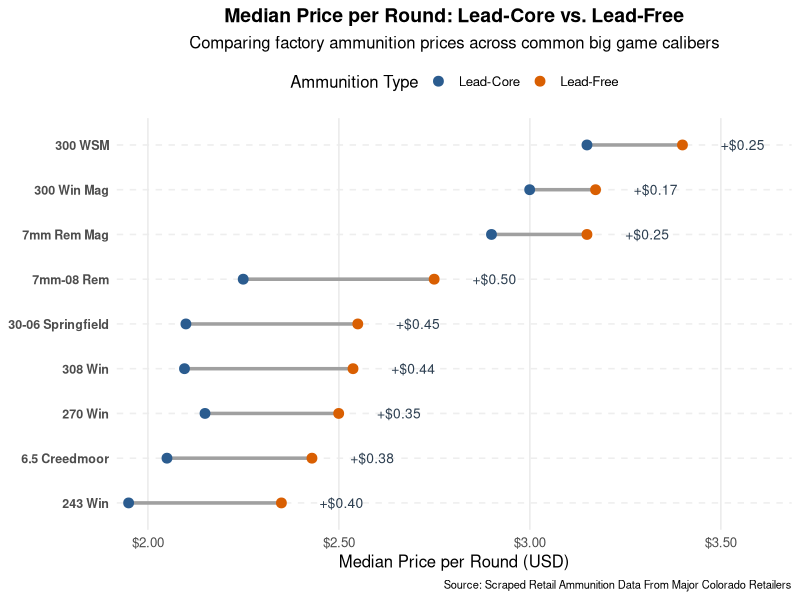
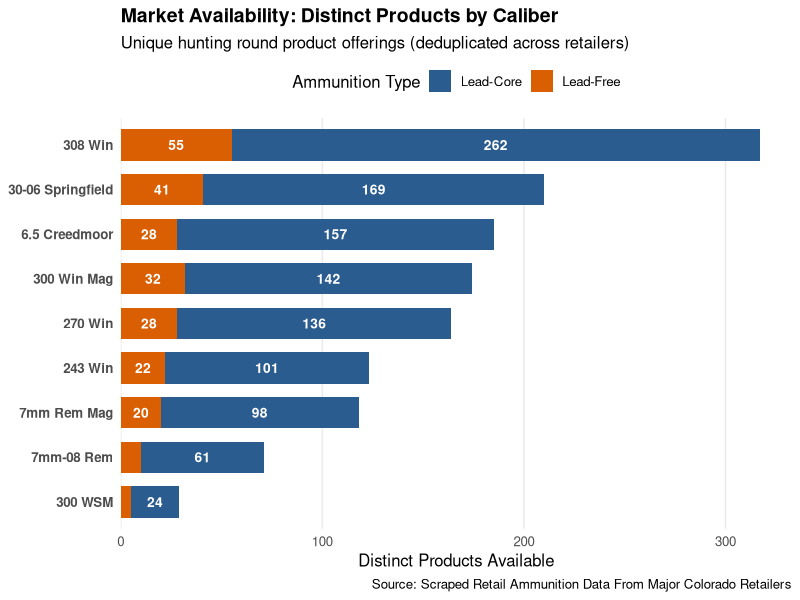
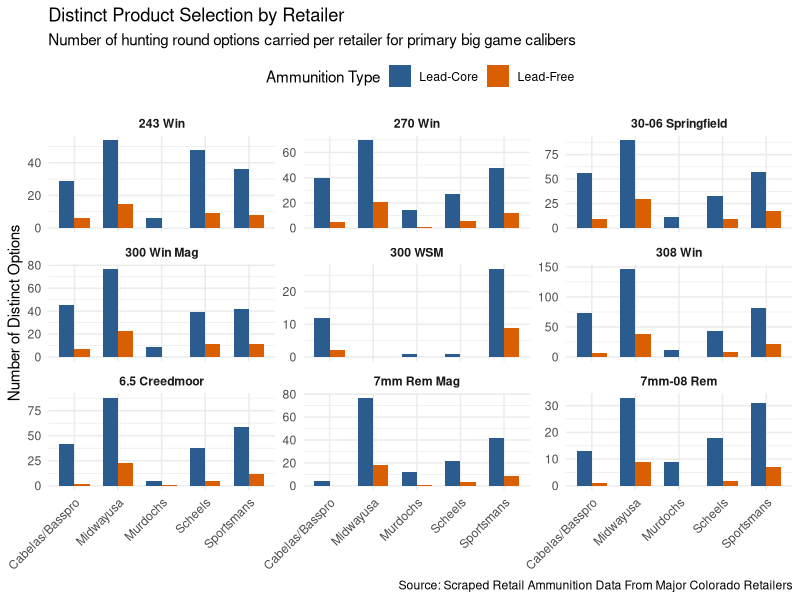
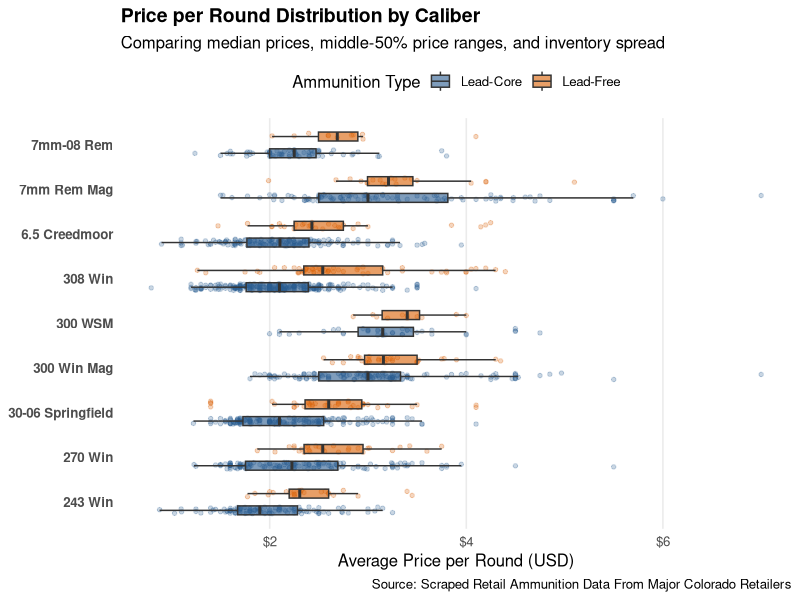
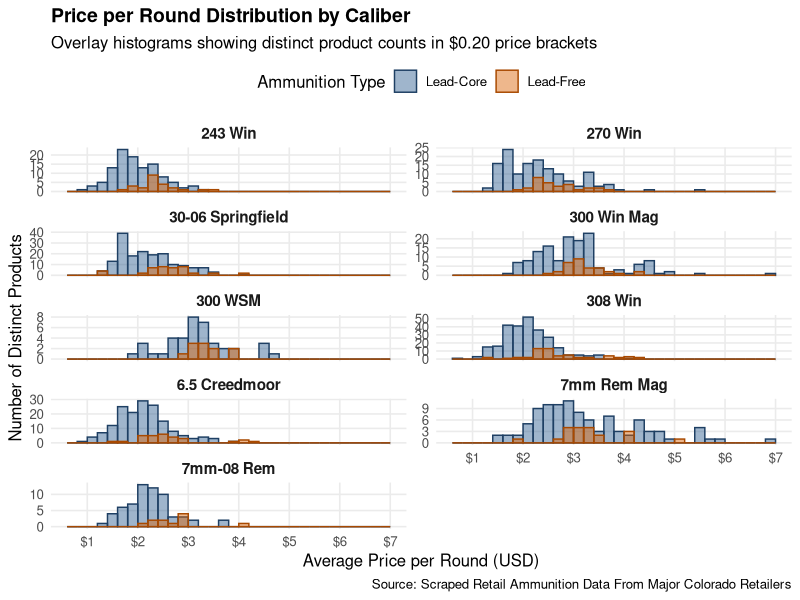
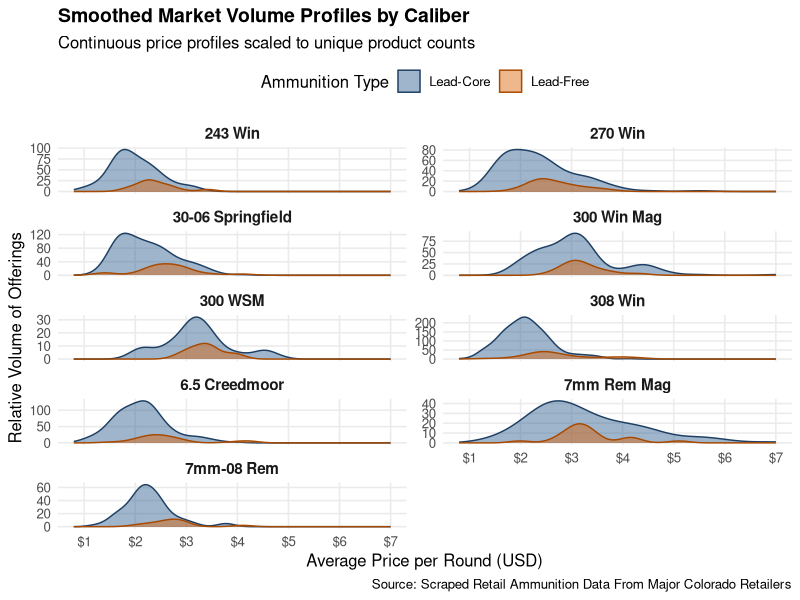

Recreate these plots in R, in order.
## ---- chunk 1
knitr::opts_chunk$set(
  echo = FALSE,
  warning = FALSE,
  message = FALSE,
  fig.width = 9,
  fig.height = 6,
  dpi = 300
)

library(tidyverse)
library(knitr)
library(scales)
library(readxl)
library(writexl)

# Focus on common big game calibers in Colorado/Western hunting
key_calibers <- c("270 Win", "308 Win", "30-06 Springfield", "6.5 Creedmoor", "300 Win Mag", "300 WSM", "243 Win", "7mm Rem Mag", "7mm-08 Rem")

# Load cleaned dataset
ammo <- read_excel("results/ammo_clean.xlsx") %>%
  filter(
    !str_detect(coalesce(name, ""), regex("FMJ|Full Metal", ignore_case = TRUE))
  ) %>%
  # 1. Unify Bass Pro and Cabela's
  mutate(
    retailer = case_when(
      str_detect(retailer, regex("Bass\\s*Pro|Cabela'?s", ignore_case = TRUE)) ~ "Cabelas/Basspro",
      TRUE ~ retailer
    ),
    dedup_id = coalesce(upc, mpn, name)
  ) %>%
  # 2. Deduplicate by the newly combined retailer entity and product ID
  group_by(retailer, dedup_id) %>%
  slice_max(order_by = date, n = 1, with_ties = FALSE) %>%
  ungroup() %>%
  filter(caliber %in% key_calibers)
## ---- chunk 2
overall_summary <- ammo %>%
  filter(!is.na(ppr), ppr > 0) %>%
  summarise(
    `Total Listings` = n(),
    `Mean PPR`       = mean(ppr, na.rm = TRUE),
    `Median PPR`     = median(ppr, na.rm = TRUE),
    `Min PPR`        = min(ppr, na.rm = TRUE),
    `Max PPR`        = max(ppr, na.rm = TRUE),
    `IQR PPR`        = IQR(ppr, na.rm = TRUE)
  )

kable(overall_summary, digits = 2, caption = "High-Level Market Summary (USD per Round)")
## ---- chunk 3
lead_vs_free_summary <- ammo %>%
  filter(!is.na(category), !is.na(caliber), !is.na(ppr)) %>%
  group_by(caliber, category) %>%
  summarise(
    count      = n(),
    median_ppr = median(ppr, na.rm = TRUE),
    mean_ppr   = mean(ppr, na.rm = TRUE),
    sd_ppr     = sd(ppr, na.rm = TRUE),
    .groups    = "drop"
  ) %>%
  arrange(caliber, category)

plot_data <- lead_vs_free_summary %>%
  select(caliber, category, median_ppr) %>%
  pivot_wider(names_from = category, values_from = median_ppr) %>%
  rename(Lead_Core = `Lead-Core`, Lead_Free = `Lead-Free`) %>%
  mutate(
    premium = Lead_Free - Lead_Core,
    caliber = reorder(caliber, Lead_Free)
  )
## ---- chunk 4
p_dumbbell <- ggplot(plot_data) +
  geom_segment(
    aes(x = Lead_Core, xend = Lead_Free, y = caliber, yend = caliber),
    color = "#a0a0a0", size = 1.2
  ) +
  geom_point(aes(x = Lead_Core, y = caliber, color = "Lead-Core"), size = 3) +
  geom_point(aes(x = Lead_Free, y = caliber, color = "Lead-Free"), size = 3) +
  geom_text(
    aes(
      x = pmax(Lead_Free, Lead_Core, na.rm = TRUE) + 0.1,
      y = caliber,
      label = ifelse(premium >= 0, sprintf("+$%.2f", premium), sprintf("-$%.2f", abs(premium)))
    ),
    hjust = 0, size = 3.5, color = "#2c3e50"
  ) +
  scale_color_manual(
    name = "Ammunition Type",
    values = c("Lead-Core" = "#2b5c8f", "Lead-Free" = "#d95f02")
  ) +
  scale_x_continuous(
    labels = dollar_format(),
    expand = expansion(mult = c(0.02, 0.12))
  ) +
  labs(
    title = "Median Price per Round: Lead-Core vs. Lead-Free",
    subtitle = "Comparing factory ammunition prices across common big game calibers",
    x = "Median Price per Round (USD)",
    y = NULL,
    caption = "Source: Scraped Retail Ammunition Data From Major Colorado Retailers"
  ) +
  theme_minimal(base_size = 12) +
  theme(
    legend.position = "top",
    panel.grid.minor = element_blank(),
    panel.grid.major.y = element_line(color = "#eeeeee", linetype = "dashed"),
    plot.title = element_text(face = "bold", size = 14, hjust = 0.5),
    plot.subtitle = element_text(hjust = 0.5),
    axis.text.y = element_text(face = "bold", size = 9),
    plot.caption = element_text(size = 8)
  )

p_dumbbell
## ---- chunk 5
formatted_table <- plot_data %>%
  arrange(desc(Lead_Free)) %>%
  mutate(
    Lead_Core = sprintf("$%.2f", Lead_Core),
    Lead_Free = sprintf("$%.2f", Lead_Free),
    premium   = ifelse(premium >= 0, sprintf("+$%.2f", premium), sprintf("-$%.2f", abs(premium)))
  ) %>%
  rename(
    Caliber = caliber,
    `Lead-Core (\\$/rd)` = Lead_Core,
    `Lead-Free (\\$/rd)` = Lead_Free,
    `Lead-Free Premium` = premium
  )

kable(
  formatted_table,
  align = c("l", "r", "r", "r"),
  longtable = FALSE,
  caption = "Median Ammunition Pricing Comparison by Caliber")
## ---- chunk 6
# Deduplicate on distinct products across all stores
unique_ammo <- ammo %>%
  filter(
    !str_detect(coalesce(name, ""), regex("FMJ|Full Metal", ignore_case = TRUE))
  ) %>%
  mutate(dedup_id = coalesce(upc, mpn, name)) %>%
  distinct(dedup_id, .keep_all = TRUE)

availability_data <- unique_ammo %>%
  group_by(caliber, category) %>%
  summarise(count = n(), .groups = "drop") %>%
  group_by(caliber) %>%
  mutate(total_count = sum(count)) %>%
  ungroup() %>%
  mutate(caliber = reorder(caliber, total_count))
## ---- chunk 7
p_availability <- ggplot(availability_data, aes(x = count, y = caliber, fill = category)) +
  geom_col(position = "stack", width = 0.7) +
  geom_text(
    aes(label = ifelse(count > 10, count, "")),
    position = position_stack(vjust = 0.5),
    color = "white",
    fontface = "bold",
    size = 3.5
  ) +
  scale_fill_manual(
    name = "Ammunition Type",
    values = c("Lead-Core" = "#2b5c8f", "Lead-Free" = "#d95f02")
  ) +
  scale_x_continuous(expand = expansion(mult = c(0, 0.05))) +
  labs(
    title = "Market Availability: Distinct Products by Caliber",
    subtitle = "Unique hunting round product offerings (deduplicated across retailers)",
    x = "Distinct Products Available",
    y = NULL,
    caption = "Source: Scraped Retail Ammunition Data From Major Colorado Retailers"
  ) +
  theme_minimal(base_size = 12) +
  theme(
    legend.position = "top",
    panel.grid.minor = element_blank(),
    panel.grid.major.y = element_blank(),
    plot.title = element_text(face = "bold", size = 14),
    axis.text.y = element_text(face = "bold")
  )

p_availability
## ---- chunk 8
retailer_caliber_counts <- ammo %>%
  filter(!is.na(retailer), !is.na(caliber)) %>%
  group_by(retailer, caliber, category) %>%
  summarise(options_count = n(), .groups = "drop")

retailer_benchmark <- retailer_caliber_counts %>%
  group_by(caliber, category) %>%
  summarise(
    avg_options_per_retailer    = mean(options_count),
    median_options_per_retailer = median(options_count),
    retailers_stocking          = n(),
    .groups = "drop"
  ) %>%
  arrange(caliber, category)

kable(
  retailer_benchmark,
  digits = 1,
  col.names = c(
    "Caliber",
    "Bullet Category",
    "Avg Options / Store",
    "Median Options / Store",
    "Stocking Retailers"
  ),
  align = c("l", "l", "r", "r", "r"),
  caption = "Average & Median Product Options Available Per Retailer"
)
## ---- chunk 9
retailer_caliber_counts %>%
  ggplot(aes(x = retailer, y = options_count, fill = category)) +
  geom_col(position = position_dodge(preserve = "single"), width = 0.7) +
  facet_wrap(~ caliber, scales = "free_y") +
  scale_fill_manual(
    name = "Ammunition Type",
    values = c("Lead-Core" = "#2b5c8f", "Lead-Free" = "#d95f02")
  ) +
  labs(
    title = "Distinct Product Selection by Retailer",
    subtitle = "Number of hunting round options carried per retailer for primary big game calibers",
    x = NULL,
    y = "Number of Distinct Options",
    caption = "Source: Scraped Retail Ammunition Data From Major Colorado Retailers"
  ) +
  theme_minimal(base_size = 11) +
  theme(
    legend.position = "top",
    axis.text.x = element_text(angle = 45, hjust = 1),
    strip.text = element_text(face = "bold")
  )
## ---- chunk 10
# Summarize each unique product across retailers to its average market price
product_level_ammo <- ammo %>%
  filter(
    !is.na(category),
    !is.na(ppr),
    ppr > 0,
    ppr <= 7.00,
    caliber %in% key_calibers
  ) %>%
  group_by(dedup_id, caliber, category) %>%
  summarise(
    avg_ppr      = mean(ppr, na.rm = TRUE),
    median_ppr   = median(ppr, na.rm = TRUE),
    stores_count = n(),
    .groups      = "drop"
  )

## ---- chunk 11
p_boxplot <- ggplot(product_level_ammo, aes(x = caliber, y = avg_ppr, fill = category)) +
  geom_point(
    aes(color = category),
    position = position_jitterdodge(jitter.width = 0.15, dodge.width = 0.75),
    alpha = 0.25,
    size = 1.2,
    show.legend = FALSE
  ) +
  geom_boxplot(
    width = 0.4,
    position = position_dodge(0.75),
    alpha = 0.6,
    outlier.shape = NA
  ) +
  scale_fill_manual(
    name = "Ammunition Type",
    values = c("Lead-Core" = "#2b5c8f", "Lead-Free" = "#d95f02")
  ) +
  scale_color_manual(
    values = c("Lead-Core" = "#2b5c8f", "Lead-Free" = "#d95f02")
  ) +
  scale_y_continuous(labels = dollar_format()) +
  coord_flip() +
  labs(
    title = "Price per Round Distribution by Caliber",
    subtitle = "Comparing median prices, middle-50% price ranges, and inventory spread",
    x = NULL,
    y = "Average Price per Round (USD)",
    caption = "Source: Scraped Retail Ammunition Data From Major Colorado Retailers"
  ) +
  theme_minimal(base_size = 12) +
  theme(
    legend.position = "top",
    panel.grid.minor = element_blank(),
    panel.grid.major.y = element_blank(),
    plot.title = element_text(face = "bold", size = 14),
    axis.text.y = element_text(face = "bold")
  )

p_boxplot

## ---- chunk 12
ggplot(product_level_ammo, aes(x = avg_ppr, fill = category, color = category)) +
  geom_histogram(
    position = "identity",
    binwidth = 0.20,
    alpha = 0.45,
    boundary = 0
  ) +
  facet_wrap(~ caliber, scales = "free_y", ncol = 2) +
  scale_fill_manual(
    name = "Ammunition Type",
    values = c("Lead-Core" = "#2b5c8f", "Lead-Free" = "#d95f02")
  ) +
  scale_color_manual(
    name = "Ammunition Type",
    values = c("Lead-Core" = "#1e3f63", "Lead-Free" = "#a84900")
  ) +
  scale_x_continuous(
    labels = scales::dollar_format(),
    breaks = seq(1, 7, by = 1)
  ) +
  labs(
    title = "Price per Round Distribution by Caliber",
    subtitle = "Overlay histograms showing distinct product counts in $0.20 price brackets",
    x = "Average Price per Round (USD)",
    y = "Number of Distinct Products",
    caption = "Source: Scraped Retail Ammunition Data From Major Colorado Retailers"
  ) +
  theme_minimal(base_size = 12) +
  theme(
    legend.position = "top",
    panel.grid.minor = element_blank(),
    strip.text = element_text(face = "bold", size = 11),
    plot.title = element_text(face = "bold", size = 14)
  )

## ---- chunk 13
ggplot(product_level_ammo, aes(x = avg_ppr, fill = category, color = category)) +
  geom_density(
    aes(y = after_stat(count)),
    alpha = 0.45,
    adjust = 1.2
  ) +
  facet_wrap(~ caliber, scales = "free_y", ncol = 2) +
  scale_fill_manual(
    name = "Ammunition Type",
    values = c("Lead-Core" = "#2b5c8f", "Lead-Free" = "#d95f02")
  ) +
  scale_color_manual(
    name = "Ammunition Type",
    values = c("Lead-Core" = "#1e3f63", "Lead-Free" = "#a84900")
  ) +
  scale_x_continuous(
    labels = scales::dollar_format(),
    breaks = seq(1, 7, by = 1)
  ) +
  labs(
    title = "Smoothed Market Volume Profiles by Caliber",
    subtitle = "Continuous price profiles scaled to unique product counts",
    x = "Average Price per Round (USD)",
    y = "Relative Volume of Offerings",
    caption = "Source: Scraped Retail Ammunition Data From Major Colorado Retailers"
  ) +
  theme_minimal(base_size = 12) +
  theme(
    legend.position = "top",
    panel.grid.minor = element_blank(),
    strip.text = element_text(face = "bold", size = 11),
    plot.title = element_text(face = "bold", size = 14)
  )
